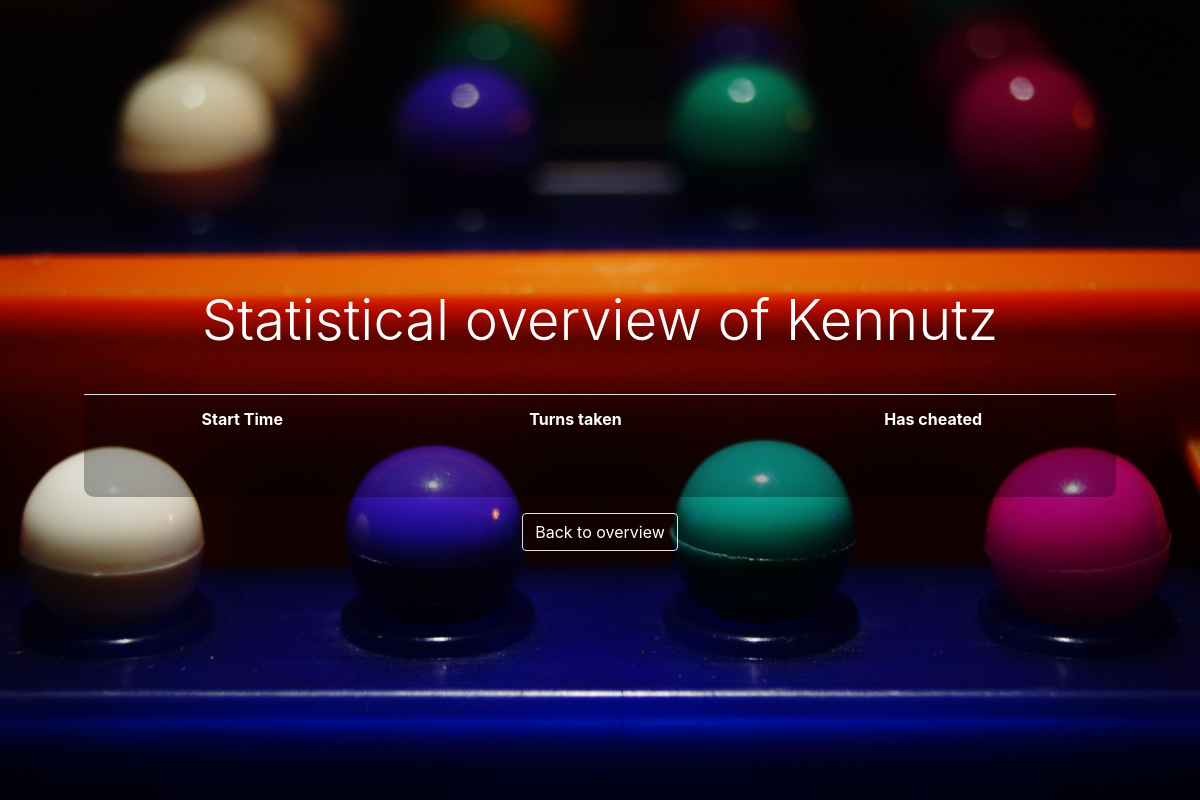
The page /statistics/Kennutz on the database as committed earlier.
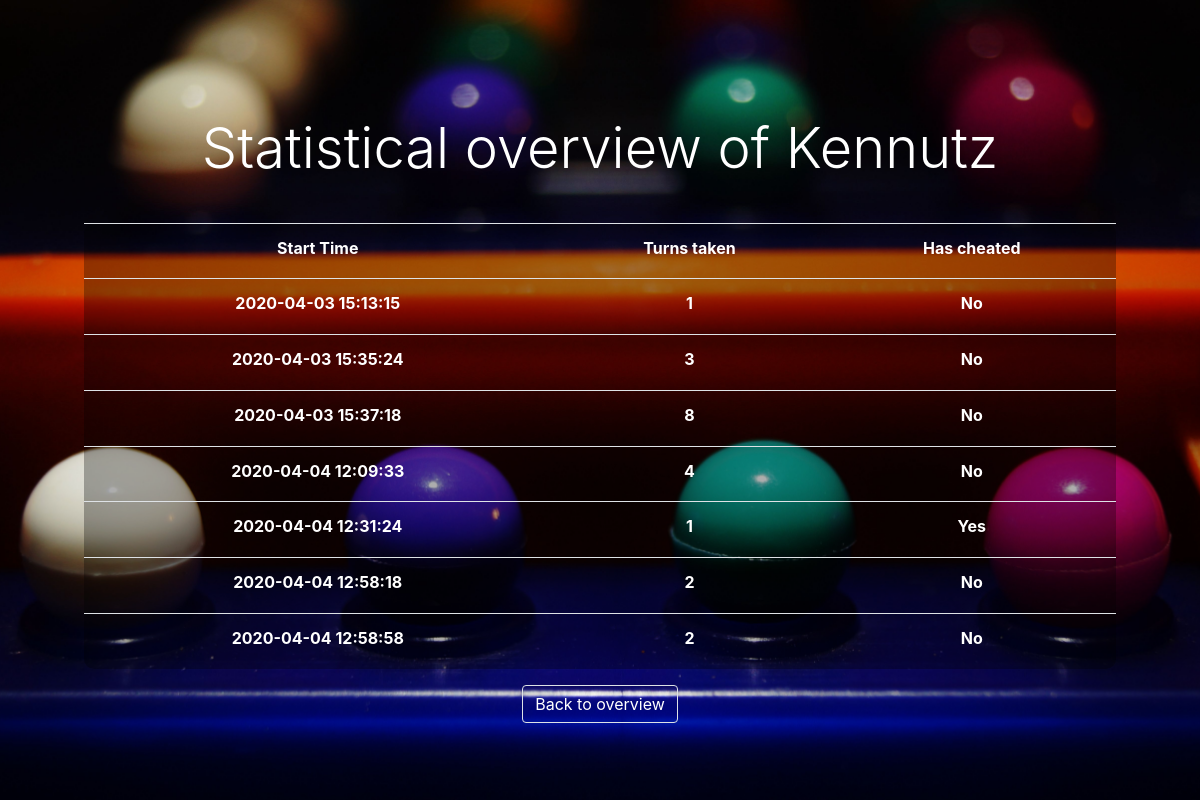
The same page on the database as committed later.
### tables this page shows
CREATE TABLE `Game` (
  `id` INTEGER PRIMARY KEY AUTOINCREMENT NOT NULL,
  `username` VARCHAR(45) NOT NULL,
  `guess_amount` INTEGER NOT NULL,
  `has_cheated` TINYINT NOT NULL,
  `start_time` DATETIME NOT NULL
);

### Main.py (the view)
@app.route('/statistics/<username>')
def details(username):
    name = str(username)
    rows = controller.get_details_of_player(name)
    return render_template('detailedstatistics.html', name=name, rows=enumerate(rows))

### controllers/MainController.py (called while the page is built)
    def get_details_of_player(self, username):
        db = DB()
        rows = db.query(
            'SELECT start_time, guess_amount, has_cheated from Game where username = ? and guess_amount != 0',
            (username,))
        db.close()
        return rows

### models/DB.py (called while the page is built)
    def open_db(self):
        self.db = sqlite3.connect(os.path.abspath('./mastermind.db'))
        self.cursor = self.db.cursor()
        self.connected = True

    def query(self, query, bindings=None):
        self.open_db()
        curs = self.db.cursor()
        if bindings:
            curs.execute(query, bindings)
        else:
            curs.execute(query)
        return curs.fetchall()

    def close(self):
        self.db.commit()
        self.db.close()
        self.connected = False

### templates/detailedstatistics.html (shortened to what this page needs)
<!DOCTYPE html>
<html lang="en">
<head>
    <link rel="stylesheet" href="https://stackpath.bootstrapcdn.com/bootstrap/4.3.1/css/bootstrap.min.css"
>
    <link rel="stylesheet" href="{{ url_for('static', filename='css/main.css') }}">
</head>
<body>
<section id="cover" class="min-vh-100">
    <div class="container padding45px">
        <h1 class="display-4 py-2 text-truncate text-white text-center">Statistical overview of {{name}}</h1>
        <div class="row text-white">
            <div class="col-xl-12 col-lg-12 col-md-12 col-sm-12 mx-auto text-center form p-4">
                <table class="table lightdarkbg text-white">
                    <tr>
                        <th>
                            Start Time
                        </th>
                        <th>
                            Turns taken
                        </th>
                        <th>
                            Has cheated
                        </th>
                    </tr>
                    {% for i, row in rows%}
                    <tr class="text-white">
                        <th>
                            {{row[0][:19]}}
                        </th>
                        <th>
                            {{row[1]}}
                        </th>
                        <th>
                            {%if row[2] > 0%}
                            Yes
                            {%else%}
                            No
                            {%endif%}
                        </th>
                    </tr>
                    {% endfor %}
                </table>
                <a class="text-decoration-none" href="/statistics">
                    <button class="btn text-white border">
                        Back to overview
                    </button>
                </a>
            </div>
        </div>
    </div>
</section>
</body>
</html>

### static/css/main.css (style rules this page uses)
#cover { display: flex; flex-direction: column; justify-content: center; align-items: center; position: relative; background: url('/static/images/mastermind_bg.jpg') no-repeat center; background-size: cover; width: 100%; height: 100%; }
.lightdarkbg { content: ''; height: 100%; left: 0; top: 0; width: 100%; background-color: rgba(0, 0, 0, 0.3); z-index: -1; border-radius: 10px; }
.padding45px { padding: 45px; }

Rows that differ between the two databases and show on the page:
added Game: start_time "2020-04-03 15:13:15", guess_amount "1", has_cheated "No"
added Game: start_time "2020-04-03 15:35:24", guess_amount "3", has_cheated "No"
added Game: start_time "2020-04-03 15:37:18", guess_amount "8", has_cheated "No"
added Game: start_time "2020-04-04 12:09:33", guess_amount "4", has_cheated "No"
added Game: start_time "2020-04-04 12:31:24", guess_amount "1", has_cheated "Yes"
added Game: start_time "2020-04-04 12:58:18", guess_amount "2", has_cheated "No"
added Game: start_time "2020-04-04 12:58:58", guess_amount "2", has_cheated "No"
